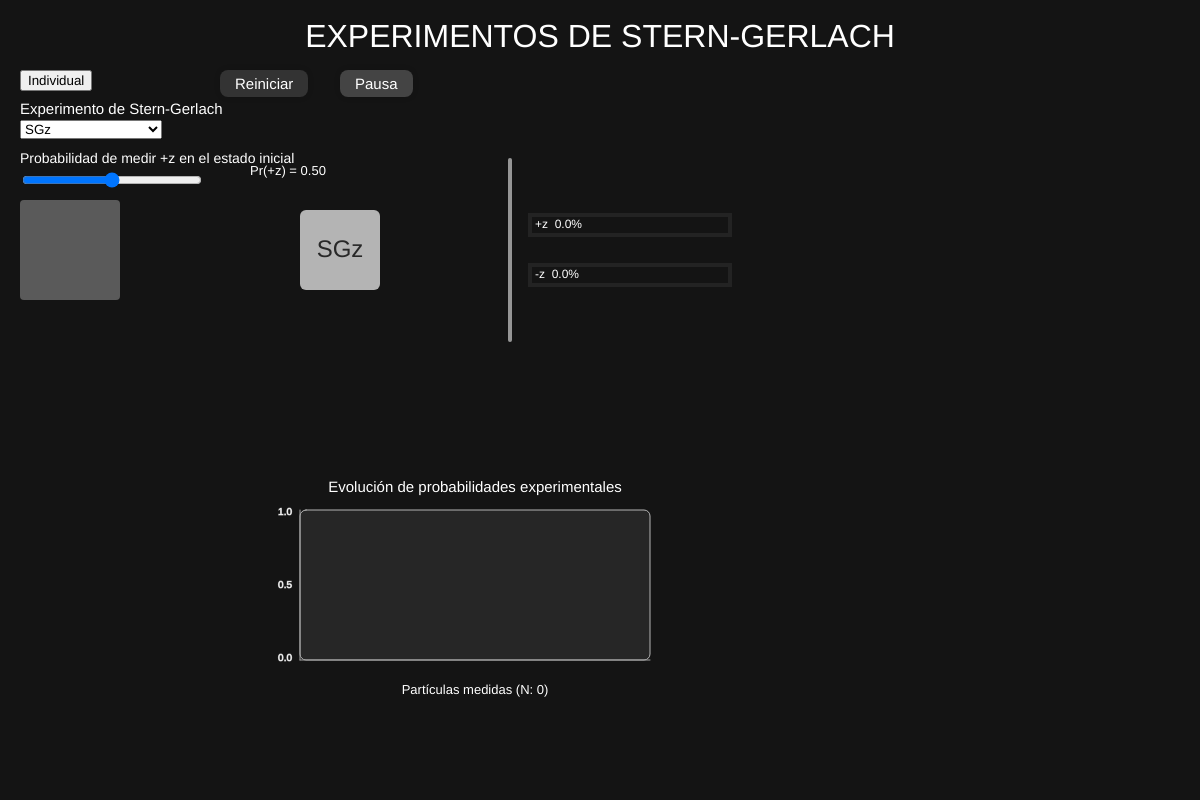
Frame 1 (no input)
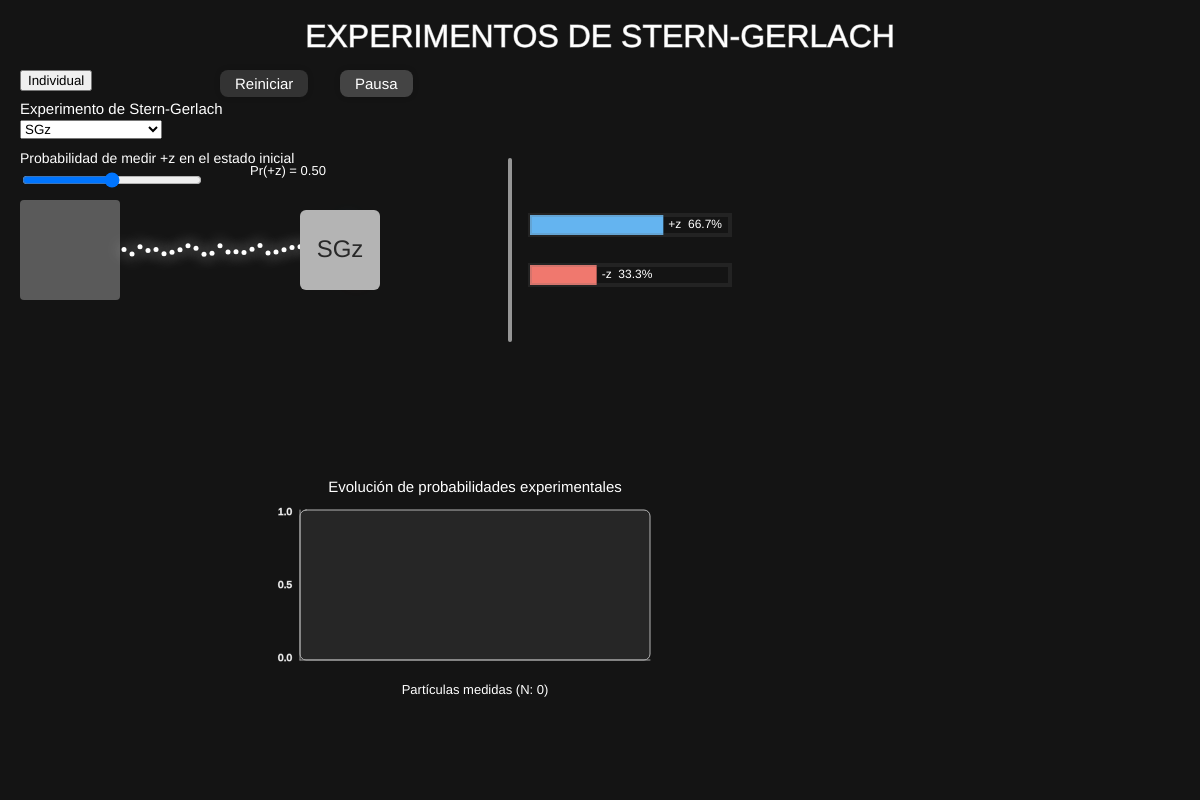
Frame 60 (no input)
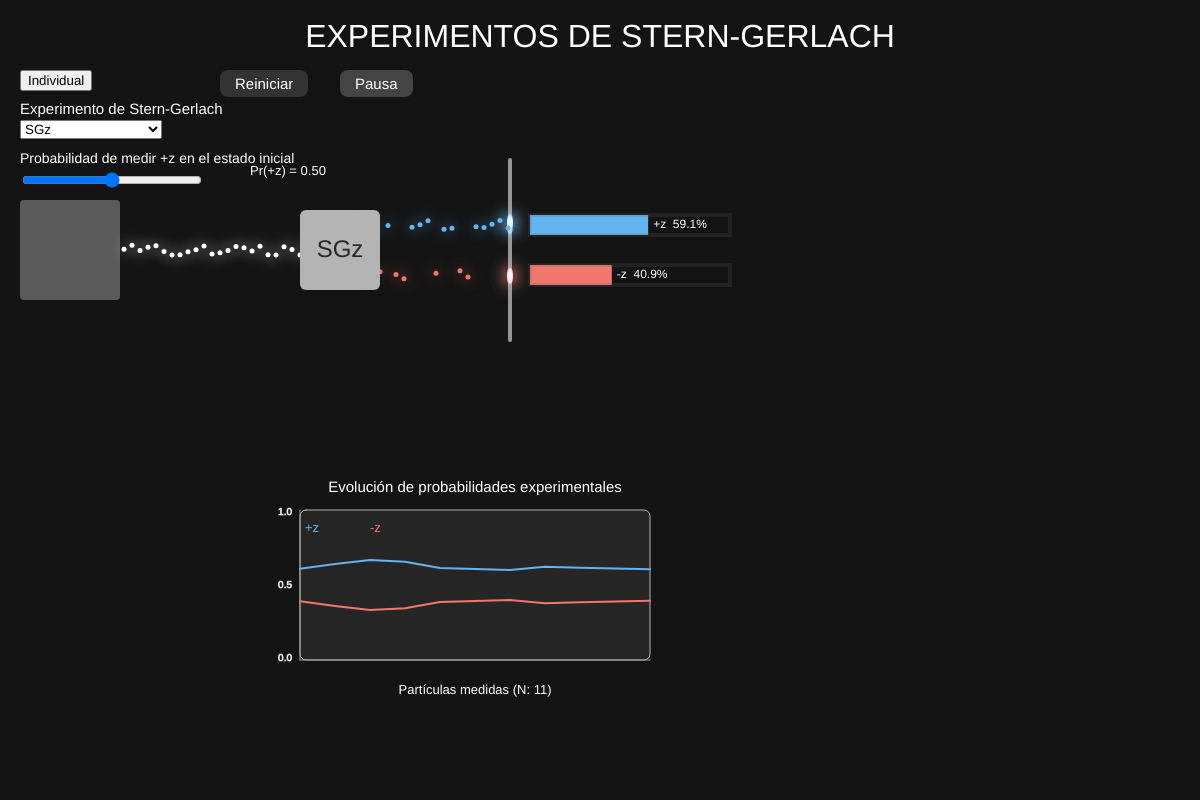
Frame 120 (the mouse pressed at the canvas centre since frame 60)

The p5.js sketch that drew these frames (run headless with seeded random() and noise() and a simulated clock; from frame 60 on, the mouse is pressed at the canvas centre):

// p5.js sketch
// ── sketch.js
/*************************************************************
 ******** EXPERIMENTOS DE STERN-GERLACH SECUENCIALES *********
 *************************************************************
 ** Autor: Santiago Julio Dávila                            **
 ** Institución: Universidad de Antioquia                   **
 ** Curso: Laboratorio avanzado 3  2025-2                   **
 *************************************************************/

let particles = [];
let mode = "continuo";

let yOffset = 50; // desplazamiento vertical para controles y horno

let toggleButton;
let fireButton;
let resetButton;
let pauseButton;
let detectorMenu, labelDetectors;
let experimentType = "sgz";
let sourceX = 20,
  sourceY = 150,
  sourceW = 100,
  sourceH = 100;
let probSlider, labelProb;
let detectorPositions = [];
let histogramCounts = [0, 0];
let finalHistogramCounts = [0, 0];
let paused = false;

let detectorY = 160,
  boxW = 80,
  boxH = 80;

let probHistoryPlus = [];
let probHistoryMinus = [];

// Variables para la pantalla y visualización
let screenX = 0;
let screenParticles = []; // Para guardar las "manchas"

function resetSimulation() {
  particles = [];
  screenParticles = [];
  histogramCounts = [0, 0];
  finalHistogramCounts = [0, 0];
  probHistoryPlus = [];
  probHistoryMinus = [];
}

function setup() {
  // Canvas amplio para que quepa todo
  createCanvas(1200, 800);

  toggleButton = createButton("Individual");
  toggleButton.position(20, 20 + yOffset);
  toggleButton.mousePressed(toggleMode);

  fireButton = createButton("•");
  fireButton.position(
    sourceX + sourceW / 2 - 10,
    sourceY + sourceH / 2 - 10 + yOffset
  );
  fireButton.style("width", "20px");
  fireButton.style("height", "20px");
  fireButton.style("border-radius", "50%");
  fireButton.style("font-size", "15px");
  fireButton.style(
    "background",
    `
      radial-gradient(circle at 30% 30%, 
        rgba(255, 255, 255, 0.8), 
        rgba(180, 0, 0, 0.85) 40%, 
        rgba(120, 0, 0, 1) 70%)
    `
  );
  fireButton.style("color", "white");
  fireButton.style("border", "none");
  fireButton.style("cursor", "pointer");
  fireButton.style("box-shadow", "0 0 6px rgba(255,0,0,0.8)");
  fireButton.mousePressed(fireParticle);
  fireButton.hide();

  resetButton = createButton("Reiniciar");
  resetButton.position(220, 20 + yOffset);
  resetButton.mousePressed(resetSimulation);
  resetButton.style("font-size", "15px");
  resetButton.style("padding", "5px 15px");
  resetButton.style("background", "#333");
  resetButton.style("color", "white");
  resetButton.style("border-radius", "8px");
  resetButton.style("border", "none");
  resetButton.style("cursor", "pointer");
  resetButton.style("box-shadow", "0 0 6px rgba(0,0,0,0.12)");

  pauseButton = createButton("Pausa");
  pauseButton.position(340, 20 + yOffset);
  pauseButton.style("font-size", "15px");
  pauseButton.style("padding", "5px 15px");
  pauseButton.style("background", "#444");
  pauseButton.style("color", "white");
  pauseButton.style("border-radius", "8px");
  pauseButton.style("border", "none");
  pauseButton.style("cursor", "pointer");
  pauseButton.style("box-shadow", "0 0 6px rgba(0,0,0,0.12)");
  pauseButton.mousePressed(() => {
    paused = !paused;
    pauseButton.html(paused ? "Continuar" : "Pausa");
  });

  labelDetectors = createP("Experimento de Stern-Gerlach");
  labelDetectors.position(20, 50 + yOffset);
  labelDetectors.style("color", "white");
  labelDetectors.style("font-family", "Arial, sans-serif");
  labelDetectors.style("font-size", "15px");
  labelDetectors.style("margin", "0");
  detectorMenu = createSelect();
  detectorMenu.position(20, 70 + yOffset);
  detectorMenu.option("SGz", "sgz");
  detectorMenu.option("SGz → SGz", "sgz-sgz");
  detectorMenu.option("SGz → SGx", "sgz-sgx");
  detectorMenu.option("SGz → SGx → SGz", "sgz-sgx-sgz");
  detectorMenu.changed(() => {
    experimentType = detectorMenu.value();
    resetSimulation();
  });

  labelProb = createP("Probabilidad de medir +z en el estado inicial");
  labelProb.position(20, 100 + yOffset);
  labelProb.style("color", "white");
  labelProb.style("font-family", "Arial, sans-serif");
  labelProb.style("font-size", "14px");
  labelProb.style("margin", "0");
  probSlider = createSlider(0, 1, 0.5, 0.01);
  probSlider.position(20, 120 + yOffset);
  probSlider.style("width", "180px");
  probSlider.input(resetSimulation);
}

function draw() {
  background(20);

  // Título y controles
  fill(255);
  textAlign(CENTER, TOP);
  textSize(32);
  text("EXPERIMENTOS DE STERN-GERLACH", width / 2, 22);

  drawSourceBox();
  fill(255);
  noStroke();
  textSize(13);
  textAlign(LEFT, BASELINE);
  text("Pr(+z) = " + nf(probSlider.value(), 1, 2), 250, 125 + yOffset);

  // --- CÁLCULO DE POSICIÓN DE PANTALLA ---
  let numBoxes =
    experimentType === "sgz"
      ? 1
      : experimentType === "sgz-sgz" || experimentType === "sgz-sgx"
      ? 2
      : 3;

  let lastBoxX = 300 + (numBoxes - 1) * 220;
  let lastBoxEnd = lastBoxX + 80;

  // La pantalla estará 130px después de que termine la última caja
  screenX = lastBoxEnd + 130;

  // Dibujar línea de pantalla
  stroke(150);
  strokeWeight(4);
  line(
    screenX,
    detectorY + yOffset - 50,
    screenX,
    detectorY + yOffset + boxH + 50
  );

  // --- DIBUJAR MANCHAS CON GLOW ---
  noStroke();
  drawingContext.shadowBlur = 15;
  drawingContext.globalCompositeOperation = "screen";

  for (let sp of screenParticles) {
    drawingContext.shadowColor = sp.c;
    let c = color(sp.c);
    c.setAlpha(200);
    fill(c);
    ellipse(sp.x, sp.y, 6, 12);
  }

  drawingContext.globalCompositeOperation = "source-over";
  drawingContext.shadowBlur = 0;

  // Simulación visual
  if (!paused) {
    if (mode === "continuo") {
      if (frameCount % 2 === 0) {
        particles.push(new Particle());
      }
    }
    for (let p of particles) {
      p.update();
      p.draw();
    }
  } else {
    for (let p of particles) {
      p.draw();
    }
  }

  // Limpieza
  particles = particles.filter(
    (p) => !p.pendingDelete || p.deleteCounter <= 15
  );

  drawDetectors();

  // --- HISTOGRAMA HORIZONTAL CON ETIQUETAS ---
  drawHorizontalHistogramAt(screenX + 20, detectorY + yOffset + 40);

  // --- GRÁFICA DE EVOLUCIÓN ---
  let graphX = 300;
  let graphY = detectorY + yOffset + 300;
  drawProbabilitiesGraphAt(graphX, graphY);
}

class Particle {
  constructor() {
    this.x = sourceX + sourceW;
    this.y = sourceY + sourceH / 2 + random(-sourceH / 20, sourceH / 20);
    this.vx = 4;
    this.size = 5;
    this.probPlusZ = probSlider.value();
    this.spins = [];
    this.nextDetector = 0;
    this.measured = false;
    this.pendingDelete = false;
    this.deleteCounter = 0;
    this.color = color(255);
    this.hasHitScreen = false;
  }

  update() {
    if (this.stuck) return;

    this.x += this.vx;

    // Detectar colisión con la pantalla
    if (this.x >= screenX) {
      this.x = screenX;
      this.hasHitScreen = true;
      this.stuck = true;

      screenParticles.push({
        x: this.x,
        y: this.y + yOffset + random(-3, 3),
        c: this.color,
      });

      this.updateStats();
      return;
    }

    // --- LÓGICA DE DETECTORES ---

    // 1. SGz (ÚNICO)
    if (
      experimentType === "sgz" &&
      !this.measured &&
      detectorPositions.length > 0 &&
      this.x >= detectorPositions[0]
    ) {
      const spin = random() < this.probPlusZ ? "+z" : "-z";
      this.spins.push(spin);
      if (spin === "+z") {
        this.y -= 25;
        this.probPlusZ = 1;
        histogramCounts[0]++;
        this.color = color(100, 180, 240); // AZUL
      } else {
        this.y += 25;
        this.probPlusZ = 0;
        histogramCounts[1]++;
        this.color = color(240, 120, 110); // ROJO
      }
      this.measured = true;
      this.nextDetector++;
    }

    // 2. SGz -> SGz
    else if (experimentType === "sgz-sgz") {
      // 1er Detector
      if (
        this.nextDetector === 0 &&
        detectorPositions.length > 0 &&
        this.x >= detectorPositions[0] + boxW / 2
      ) {
        if (!this.measured) {
          const spin = random() < this.probPlusZ ? "+z" : "-z";
          this.spins.push(spin);
          if (spin === "+z") {
            this.y -= 25;
            this.probPlusZ = 1;
          } else {
            this.y += 25;
            this.probPlusZ = 0;
            this.pendingDelete = true;
          }
          this.measured = true;
          this.nextDetector++;
        }
      }
      if (this.pendingDelete) this.deleteCounter++;

      // 2do Detector (FINAL)
      if (
        !this.pendingDelete &&
        this.nextDetector === 1 &&
        detectorPositions.length > 1 &&
        this.x >= detectorPositions[1]
      ) {
        const spin2 = random() < this.probPlusZ ? "+z" : "-z";
        this.spins.push(spin2);
        if (spin2 === "+z") {
          this.color = color(100, 180, 240);
        } else {
          this.color = color(240, 120, 110);
        }
        if (spin2 === "+z") this.y = this.y;
        else this.y += 50;
        this.nextDetector++;
      }
    }

    // 3. SGz -> SGx
    else if (experimentType === "sgz-sgx") {
      // 1er Detector
      if (
        this.nextDetector === 0 &&
        detectorPositions.length > 0 &&
        this.x >= detectorPositions[0] + boxW / 2
      ) {
        if (!this.measured) {
          const spin = random() < this.probPlusZ ? "+z" : "-z";
          this.spins.push(spin);
          if (spin === "+z") {
            this.y -= 25;
            this.probPlusZ = 0.5;
          } else {
            this.y += 25;
            this.probPlusZ = 0.5;
            this.pendingDelete = true;
          }
          this.measured = true;
          this.nextDetector++;
        }
      }
      if (this.pendingDelete) this.deleteCounter++;

      // 2do Detector (FINAL)
      if (
        !this.pendingDelete &&
        this.nextDetector === 1 &&
        detectorPositions.length > 1 &&
        this.x >= detectorPositions[1]
      ) {
        const spin2 = random() < this.probPlusZ ? "+x" : "-x";
        this.spins.push(spin2);
        if (spin2 === "+x") {
          this.color = color(100, 180, 240);
        } else {
          this.color = color(240, 120, 110);
        }
        if (spin2 === "+x") this.y = this.y;
        else this.y += 50;
        this.nextDetector++;
      }
    }

    // 4. SGz -> SGx -> SGz
    else if (experimentType === "sgz-sgx-sgz") {
      // 1er Detector
      if (
        this.nextDetector === 0 &&
        detectorPositions.length > 0 &&
        this.x >= detectorPositions[0] + boxW / 2
      ) {
        if (!this.measured) {
          const spinZ1 = random() < this.probPlusZ ? "+z" : "-z";
          this.spins.push(spinZ1);
          if (spinZ1 === "+z") {
            this.y -= 25;
            this.probPlusZ = 0.5;
          } else {
            this.y += 25;
            this.probPlusZ = 0.5;
            this.pendingDelete = true;
          }
          this.measured = true;
          this.nextDetector++;
        }
      }
      if (this.pendingDelete) this.deleteCounter++;
      // 2do Detector
      if (
        !this.pendingDelete &&
        this.nextDetector === 1 &&
        detectorPositions.length > 1 &&
        this.x >= detectorPositions[1] + boxW / 2
      ) {
        if (this.spins.length === 1) {
          const spinX = random() < this.probPlusZ ? "+x" : "-x";
          this.spins.push(spinX);
          if (spinX === "+x") {
            this.y = this.y;
            this.probPlusZ = 0.5;
          } else {
            this.y += 50;
            this.probPlusZ = 0.5;
            this.pendingDelete = true;
          }
          this.nextDetector++;
        }
      }
      if (this.pendingDelete) this.deleteCounter++;
      // 3er Detector (FINAL)
      if (
        !this.pendingDelete &&
        this.nextDetector === 2 &&
        detectorPositions.length > 2 &&
        this.x >= detectorPositions[2]
      ) {
        if (this.spins.length === 2) {
          const spinZ2 = random() < 0.5 ? "+z" : "-z";
          this.spins.push(spinZ2);
          if (spinZ2 === "+z") {
            this.color = color(100, 180, 240);
          } else {
            this.color = color(240, 120, 110);
          }
          if (spinZ2 === "+z") this.y = this.y;
          else this.y += 50;
          this.nextDetector++;
        }
      }
    }
  }

  updateStats() {
    let isUp = red(this.color) < 200;

    if (experimentType === "sgz") {
      if (isUp) histogramCounts[0]++;
      else histogramCounts[1]++;
      this.pushToHistory(histogramCounts);
    } else {
      if (isUp) finalHistogramCounts[0]++;
      else finalHistogramCounts[1]++;
      this.pushToHistory(finalHistogramCounts);
    }
  }

  pushToHistory(counts) {
    let total = counts[0] + counts[1];
    let probPlus = total > 0 ? counts[0] / total : 0;
    let probMinus = total > 0 ? counts[1] / total : 0;
    probHistoryPlus.push(probPlus);
    probHistoryMinus.push(probMinus);
  }

  draw() {
    noStroke();

    drawingContext.shadowBlur = 15;
    drawingContext.shadowColor = this.color;

    fill(this.color);

    if (!this.hasHitScreen) {
      if (this.pendingDelete) {
        let fade = map(this.deleteCounter, 0, 15, 255, 0, true);
        fill(red(this.color), green(this.color), blue(this.color), fade);
      }
      ellipse(this.x, this.y + yOffset, this.size);
    }
    drawingContext.shadowBlur = 0;
  }

  isOffScreen() {
    return this.pendingDelete && this.deleteCounter > 15;
  }
}

function drawSourceBox() {
  noStroke();
  fill(90);
  rect(sourceX, sourceY + yOffset, sourceW, sourceH, 4);
}

function toggleMode() {
  if (mode === "continuo") {
    mode = "individual";
    toggleButton.html("Continuo");
    fireButton.show();
  } else {
    mode = "continuo";
    toggleButton.html("Individual");
    fireButton.hide();
  }
}

function fireParticle() {
  particles.push(new Particle());
}

function drawDetectors() {
  detectorPositions = [];
  let spacing = 220;
  let startX = 300;
  let y = detectorY + yOffset;
  let numBoxes =
    experimentType === "sgz"
      ? 1
      : experimentType === "sgz-sgz" || experimentType === "sgz-sgx"
      ? 2
      : 3;

  const boxLabels =
    experimentType === "sgz-sgx-sgz"
      ? ["SGz", "SGx", "SGz"]
      : experimentType === "sgz-sgx"
      ? ["SGz", "SGx"]
      : experimentType === "sgz-sgz"
      ? ["SGz", "SGz"]
      : ["SGz"];

  for (let i = 0; i < numBoxes; i++) {
    let x = startX + i * spacing;
    fill(180);
    noStroke();
    rect(x, y, boxW, boxH, 6);
    detectorPositions.push(x + boxW / 2);

    fill(40);
    textAlign(CENTER, CENTER);
    textSize(24);
    text(boxLabels[i] || "", x + boxW / 2, y + boxH / 2);
    textAlign(LEFT, BASELINE);
  }
}

function drawHorizontalHistogramAt(placeX, placeY) {
  let probLabels, histCounts;
  if (experimentType === "sgz") {
    probLabels = ["+z", "-z"];
    histCounts = histogramCounts;
  } else if (experimentType === "sgz-sgz") {
    probLabels = ["+z", "-z"];
    histCounts = finalHistogramCounts;
  } else if (experimentType === "sgz-sgx") {
    probLabels = ["+x", "-x"];
    histCounts = finalHistogramCounts;
  } else if (experimentType === "sgz-sgx-sgz") {
    probLabels = ["+z", "-z"];
    histCounts = finalHistogramCounts;
  }

  let total = histCounts[0] + histCounts[1];
  let probPos = total > 0 ? histCounts[0] / total : 0;
  let probNeg = total > 0 ? histCounts[1] / total : 0;

  let barHeight = 20;
  let maxBarWidth = 200;

  // --- Barra Azul (Superior) ---
  let yBlue = placeY - 25 - barHeight / 2;
  let wBlue = probPos * maxBarWidth;

  fill(100, 180, 240); // Azul
  rect(placeX, yBlue, wBlue, barHeight);

  noFill();
  stroke(100, 100, 100, 50);
  rect(placeX, yBlue, maxBarWidth, barHeight);
  noStroke();

  // MODIFICACIÓN: Agregada etiqueta del estado (+z o +x)
  fill(255);
  textSize(12);
  textAlign(LEFT, CENTER);
  text(
    probLabels[0] + "  " + nf(probPos * 100, 1, 1) + "%",
    placeX + wBlue + 5,
    yBlue + barHeight / 2
  );

  // --- Barra Roja (Inferior) ---
  let yRed = placeY + 25 - barHeight / 2;
  let wRed = probNeg * maxBarWidth;

  fill(240, 120, 110); // Rojo
  rect(placeX, yRed, wRed, barHeight);

  noFill();
  stroke(100, 100, 100, 50);
  rect(placeX, yRed, maxBarWidth, barHeight);
  noStroke();

  // MODIFICACIÓN: Agregada etiqueta del estado (-z o -x)
  fill(255);
  text(
    probLabels[1] + "  " + nf(probNeg * 100, 1, 1) + "%",
    placeX + wRed + 5,
    yRed + barHeight / 2
  );
}

function drawProbabilitiesGraphAt(placeX, placeY) {
  let labels, histPlus, histMinus;
  if (experimentType === "sgz") {
    labels = ["+z", "-z"];
    histPlus = probHistoryPlus;
    histMinus = probHistoryMinus;
  } else if (experimentType === "sgz-sgz") {
    labels = ["+z", "-z"];
    histPlus = probHistoryPlus;
    histMinus = probHistoryMinus;
  } else if (experimentType === "sgz-sgx") {
    labels = ["+x", "-x"];
    histPlus = probHistoryPlus;
    histMinus = probHistoryMinus;
  } else if (experimentType === "sgz-sgx-sgz") {
    labels = ["+z", "-z"];
    histPlus = probHistoryPlus;
    histMinus = probHistoryMinus;
  }

  let left = placeX,
    top = placeY;
  let widthP = 350,
    heightP = 150;

  fill(255, 20);
  stroke(180);
  strokeWeight(1);
  rect(left, top, widthP, heightP, 6);

  fill(255);
  noStroke();
  textSize(15);
  textAlign(CENTER, BASELINE);
  text(
    "Evolución de probabilidades experimentales",
    left + widthP / 2,
    top - 18
  );

  // --- Etiqueta eje X con contador ---
  let totalParticulas = histPlus.length;
  textSize(13);
  textAlign(CENTER, TOP);
  fill(255);
  text(
    "Partículas medidas (N: " + totalParticulas + ")",
    left + widthP / 2,
    top + heightP + 24
  );

  // Ejes
  textSize(10);
  textAlign(RIGHT, CENTER);
  fill(255);
  stroke(160);
  strokeWeight(1);
  line(left, top, left, top + heightP);
  line(left, top + heightP, left + widthP, top + heightP);
  text("1.0", left - 8, top + 2);
  text("0.5", left - 8, top + heightP / 2);
  text("0.0", left - 8, top + heightP - 2);

  textAlign(LEFT, BASELINE);

  if (histPlus.length < 2 && histMinus.length < 2) return;

  stroke(100, 180, 240);
  strokeWeight(2);
  noFill();
  beginShape();
  for (let i = 0; i < histPlus.length; i++) {
    let px = left + (i * widthP) / Math.max(1, histPlus.length - 1);
    let py = top + heightP - histPlus[i] * heightP;
    vertex(px, py);
  }
  endShape();

  stroke(240, 120, 110);
  strokeWeight(2);
  noFill();
  beginShape();
  for (let i = 0; i < histMinus.length; i++) {
    let px = left + (i * widthP) / Math.max(1, histMinus.length - 1);
    let py = top + heightP - histMinus[i] * heightP;
    vertex(px, py);
  }
  endShape();

  noStroke();
  textSize(13);
  textAlign(LEFT, CENTER);
  fill(100, 180, 240);
  text(labels[0], left + 5, top + 18);
  fill(240, 120, 110);
  text(labels[1], left + 70, top + 18);
  textAlign(LEFT, BASELINE);
}
